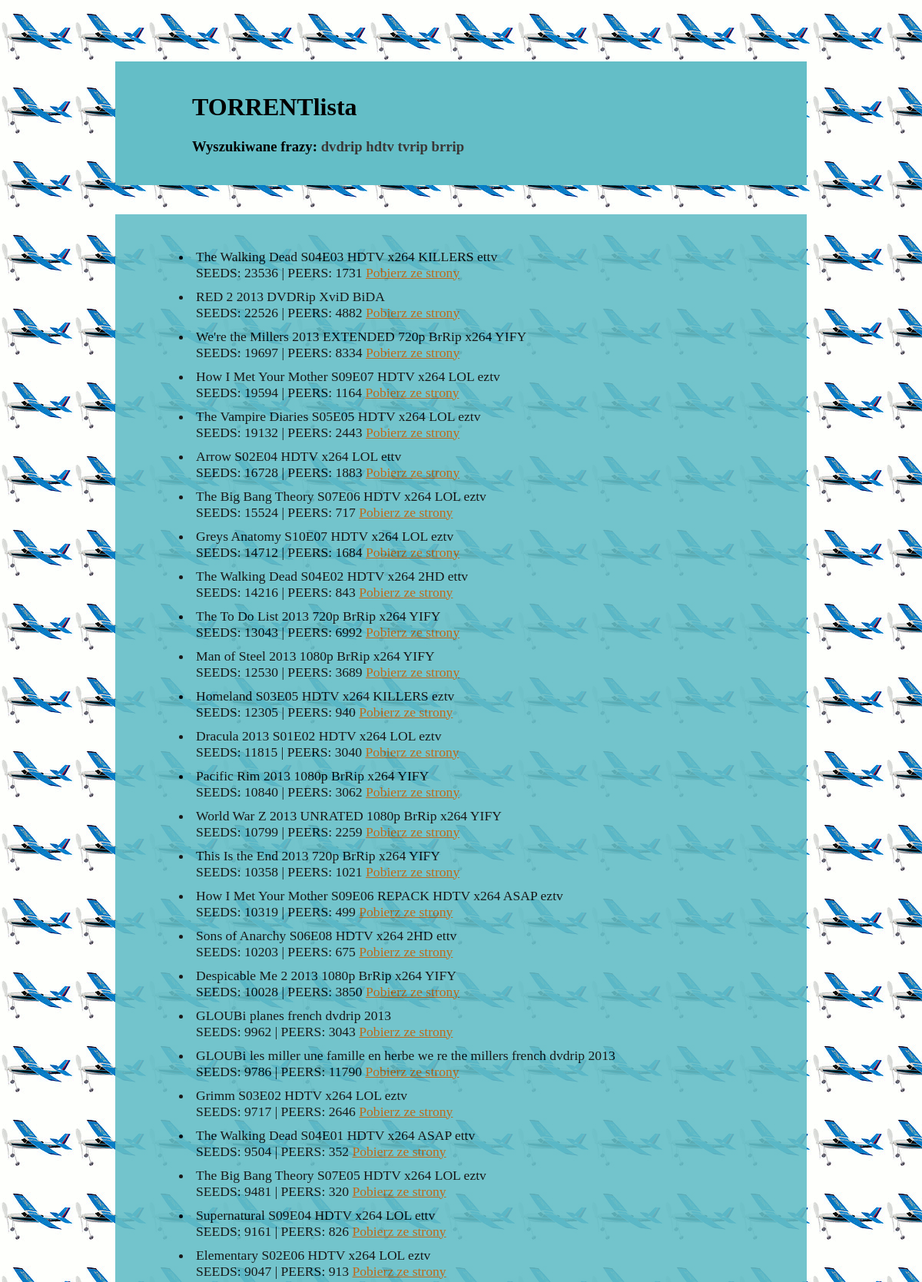
/filmy/krystian/ (upper part), run on the app's committed database.
### filmy/views.py (the view)
def krystian(request):
    conn = sqlite3.connect("/home/repo/Krystian/Krystian/torrents.db")
    try:
        cursor = conn.cursor()
        cursor.execute("""select name, seeds, peers, url from torrenty WHERE name LIKE "%dvdrip%" OR name LIKE "%hdtv%" OR name LIKE "%tvrip%" OR name LIKE "%brrip%" ORDER BY seeds DESC LIMIT 100""")
        data = dictfetchall(cursor)
    finally:
        conn.close()
    return render(request, 'filmy/krystian.html', {'data':data, })

### filmy/views.py (called while the page is built)
def dictfetchall(cursor):
    desc = cursor.description
    return [
        dict(zip([col[0] for col in desc], row))
        for row in cursor.fetchall()
    ]

### filmy/templates/filmy/krystian.html (shortened to what this page needs)
<!DOCTYPE html>
<html>
<head>
{% load staticfiles %}
<link rel="stylesheet" type="text/css" href="{% static 'filmy/style.css' %}" />
</head>
<body>
<div class="index">
	<div class='header'>
	<h1>TORRENTlista</h1>
	<h3>Wyszukiwane frazy:  <span style="color: #3A3737">dvdrip hdtv tvrip brrip</span></h3>
	</div>
</div>
<br>
        <ul class="output">
	{% for item in data %}
	    <li>{{item.NAME}} <br> SEEDS: {{item.SEEDS}} | PEERS: {{item.PEERS}} <a href="{{item.URL}}">Pobierz ze strony</a></li>
	{% empty %}
	<p>Brak wyników wyszukiwania.</p>
	{% endfor %}
	</ul>
</body>
</html>

### filmy/static/filmy/style.css (style rules this page uses)
body { margin-left: 150px; margin-right: 150px; margin-top: 80px; background: url('images/plane.gif'); }
.index { background-color: #64bec7; padding: 20px 100px 20px 100px; }
.header { display: inline-block; }
.output { margin-top: 20px; background-color: #64bec7; opacity: 0.9; padding: 40px 100px 40px 100px; }
li { padding: 5px; font-size: 1.1em; }
a:link { color: #B75A03; }

### data on the page
torrenty: NAME "The Walking Dead S04E03 HDTV x264 KILLERS ettv", SEEDS "23536", PEERS "1731"
torrenty: NAME "RED 2 2013 DVDRip XviD BiDA", SEEDS "22526", PEERS "4882"
torrenty: NAME "We're the Millers 2013 EXTENDED 720p BrRip x264 YIFY", SEEDS "19697", PEERS "8334"
torrenty: NAME "How I Met Your Mother S09E07 HDTV x264 LOL eztv", SEEDS "19594", PEERS "1164"
torrenty: NAME "The Vampire Diaries S05E05 HDTV x264 LOL eztv", SEEDS "19132", PEERS "2443"
torrenty: NAME "Arrow S02E04 HDTV x264 LOL ettv", SEEDS "16728", PEERS "1883"
torrenty: NAME "The Big Bang Theory S07E06 HDTV x264 LOL eztv", SEEDS "15524", PEERS "717"
torrenty: NAME "Greys Anatomy S10E07 HDTV x264 LOL eztv", SEEDS "14712", PEERS "1684"
torrenty: NAME "The Walking Dead S04E02 HDTV x264 2HD ettv", SEEDS "14216", PEERS "843"
torrenty: NAME "The To Do List 2013 720p BrRip x264 YIFY", SEEDS "13043", PEERS "6992"
torrenty: NAME "Man of Steel 2013 1080p BrRip x264 YIFY", SEEDS "12530", PEERS "3689"
torrenty: NAME "Homeland S03E05 HDTV x264 KILLERS eztv", SEEDS "12305", PEERS "940"
torrenty: NAME "Dracula 2013 S01E02 HDTV x264 LOL eztv", SEEDS "11815", PEERS "3040"
torrenty: NAME "Pacific Rim 2013 1080p BrRip x264 YIFY", SEEDS "10840", PEERS "3062"
torrenty: NAME "World War Z 2013 UNRATED 1080p BrRip x264 YIFY", SEEDS "10799", PEERS "2259"
torrenty: NAME "This Is the End 2013 720p BrRip x264 YIFY", SEEDS "10358", PEERS "1021"
torrenty: NAME "How I Met Your Mother S09E06 REPACK HDTV x264 ASAP eztv", SEEDS "10319", PEERS "499"
torrenty: NAME "Sons of Anarchy S06E08 HDTV x264 2HD ettv", SEEDS "10203", PEERS "675"
torrenty: NAME "Despicable Me 2 2013 1080p BrRip x264 YIFY", SEEDS "10028", PEERS "3850"
torrenty: NAME "GLOUBi planes french dvdrip 2013", SEEDS "9962", PEERS "3043"
torrenty: NAME "GLOUBi les miller une famille en herbe we re the millers french dvdrip 2013", SEEDS "9786", PEERS "11790"
torrenty: NAME "Grimm S03E02 HDTV x264 LOL eztv", SEEDS "9717", PEERS "2646"
torrenty: NAME "The Walking Dead S04E01 HDTV x264 ASAP ettv", SEEDS "9504", PEERS "352"
torrenty: NAME "The Big Bang Theory S07E05 HDTV x264 LOL eztv", SEEDS "9481", PEERS "320"
torrenty: NAME "Supernatural S09E04 HDTV x264 LOL ettv", SEEDS "9161", PEERS "826"
torrenty: NAME "Elementary S02E06 HDTV x264 LOL eztv", SEEDS "9047", PEERS "913"
